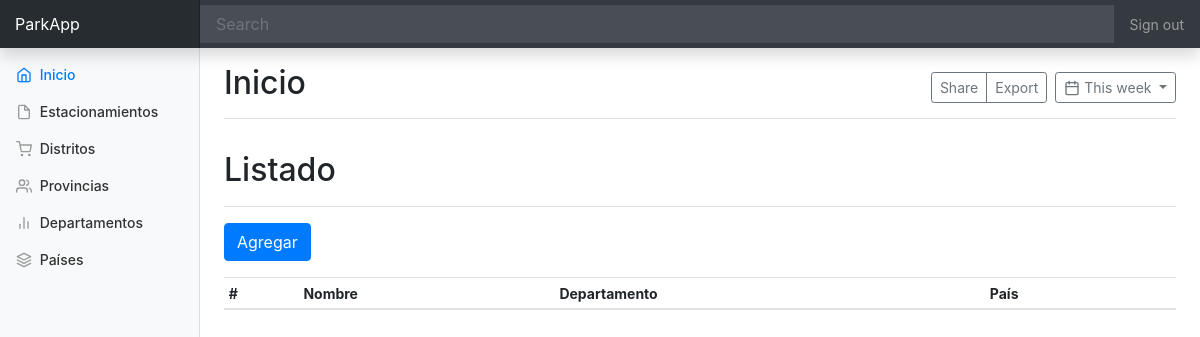
/provincia/list/, run on an earlier commit of the app's database.
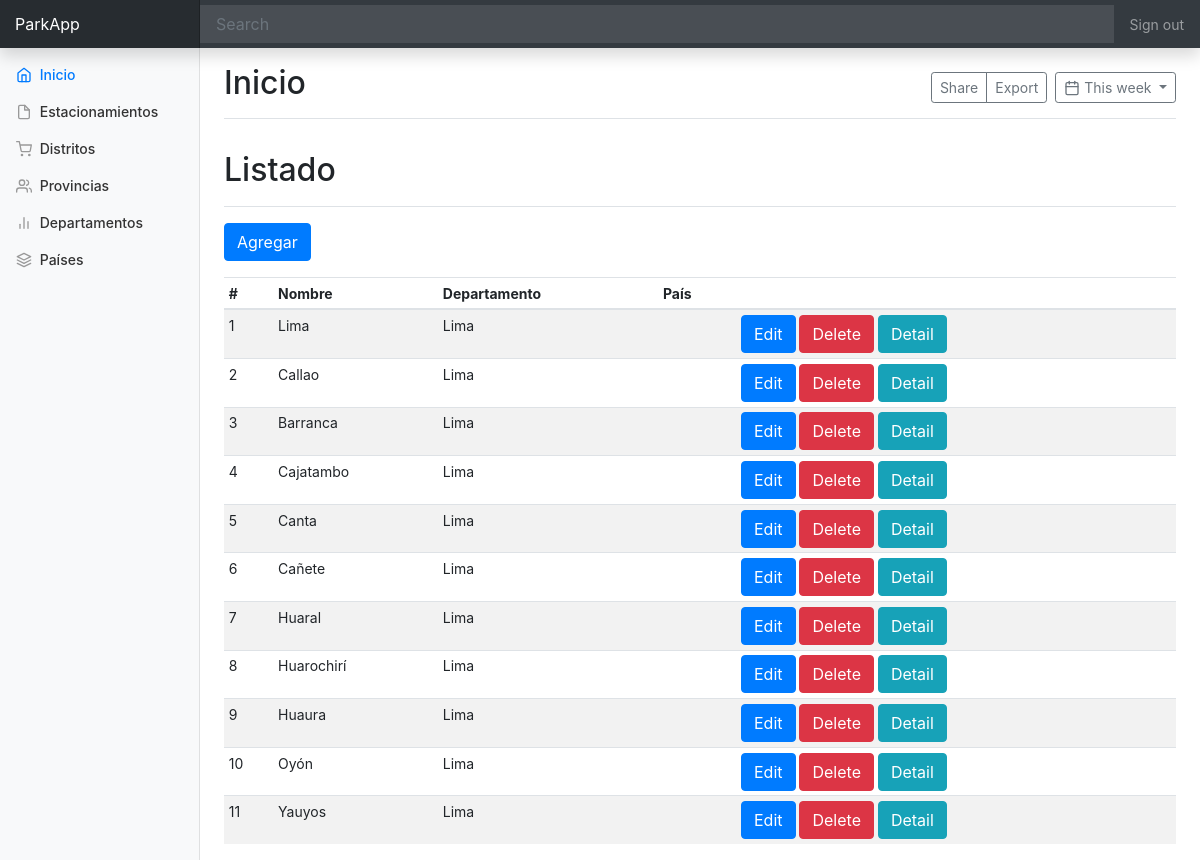
And on a later commit of the database.
### backoffice/models.py (models this page shows, shortened)
class Provincia(models.Model):
    nombre = models.CharField(max_length=50)
    departamento = models.ForeignKey(Departamento, on_delete=models.CASCADE)
    pais = models.ForeignKey(Pais, on_delete=models.CASCADE)

class Departamento(models.Model):
    nombre = models.CharField(max_length=50)
    pais = models.ForeignKey(Pais, on_delete=models.CASCADE)
    def __str__(self):
        return self.nombre

### backoffice/views.py (the view)
# urls.py: path('provincia/list/', provincia_list, name='provincia_list'),
def provincia_list(request):
    ctx = {'object_list': Provincia.objects.all()}
    return render(request, 'provincia/list.html', ctx)

### backoffice/templates/provincia/list.html
{% extends 'base.html' %}
{% block main %}
    <div class="d-flex justify-content-between flex-wrap flex-md-nowrap align-items-center pt-3 pb-2 mb-3 border-bottom">
        <h1 class="h2">Listado</h1>
    </div>
    <div class="form-group">
        <a class="btn btn-primary" href="{% url 'provincia_add' %}" role="button">Agregar</a>
    </div>
    <div class="table-responsive">
        <table class="table table-striped table-sm">
            <thead>
            <tr>
                <th>#</th>
                <th>Nombre</th>
                <th>Departamento</th>
                <th>País</th>
                <th></th>
            </tr>
            </thead>
            <tbody>
            {% for c in object_list %}
                <tr>
                    <td>{{ forloop.counter }}</td>
                    <td>{{ c.nombre }}</td>
                    <td>{{ c.departamento }}</td>
                    <td>{{ c.país }}</td>
                    <td>
                        <a class="btn btn-primary" href="{% url 'provincia_edit' c.id %}" role="button">Edit</a>
                        <a class="btn btn-danger" href="{% url 'provincia_delete' c.id %}" role="button">Delete</a>
                        <a class="btn btn-info" href="{% url 'provincia_detail' c.id %}" role="button">Detail</a>
                    </td>
                </tr>
            {% endfor %}
            </tbody>
        </table>
    </div>
{% endblock %}

### templates/base.html (shortened to what this page needs)
{% load static %}
<!doctype html>
<html lang="en">
  <head>
    <link href="{% static 'css/bootstrap.min.css' %}" rel="stylesheet">
    <link href="{% static 'css/dashboard.css' %}" rel="stylesheet">
  </head>
  <body>
    <nav class="navbar navbar-dark fixed-top bg-dark flex-md-nowrap p-0 shadow">
      <a class="navbar-brand col-sm-3 col-md-2 mr-0" href="#">ParkApp</a>
      <input class="form-control form-control-dark w-100" type="text" placeholder="Search" aria-label="Search">
      <ul class="navbar-nav px-3">
        <li class="nav-item text-nowrap">
          <a class="nav-link" href="#">Sign out</a>
        </li>
      </ul>
    </nav>
    <div class="container-fluid">
      <div class="row">
        <nav class="col-md-2 d-none d-md-block bg-light sidebar">
          <div class="sidebar-sticky">
            <ul class="nav flex-column">
              <li class="nav-item">
                <a class="nav-link active" href="{% url 'index' %}">
                  <span data-feather="home"></span>
                  Inicio <span class="sr-only">(current)</span>
                </a>
              </li>
              <li class="nav-item">
                <a class="nav-link" href="{% url 'estacionamiento_list' %}">
                  <span data-feather="file"></span>
                  Estacionamientos
                </a>
              </li>
              <li class="nav-item">
                <a class="nav-link" href="{% url 'distrito_list' %}">
                  <span data-feather="shopping-cart"></span>
                  Distritos
                </a>
              </li>
              <li class="nav-item">
                <a class="nav-link" href="{% url 'provincia_list' %}">
                  <span data-feather="users"></span>
                  Provincias
                </a>
              </li>
              <li class="nav-item">
                <a class="nav-link" href="{% url 'departamento_list' %}">
                  <span data-feather="bar-chart-2"></span>
                  Departamentos
                </a>
              </li>
              <li class="nav-item">
                <a class="nav-link" href="{% url 'pais_list' %}">
                  <span data-feather="layers"></span>
                  Países
                </a>
              </li>
            </ul>
          </div>
        </nav>
        <main role="main" class="col-md-9 ml-sm-auto col-lg-10 px-4">
          <div class="d-flex justify-content-between flex-wrap flex-md-nowrap align-items-center pt-3 pb-2 mb-3 border-bottom">
            <h1 class="h2">Inicio</h1>
            <div class="btn-toolbar mb-2 mb-md-0">
              <div class="btn-group mr-2">
                <button class="btn btn-sm btn-outline-secondary">Share</button>
                <button class="btn btn-sm btn-outline-secondary">Export</button>
              </div>
              <button class="btn btn-sm btn-outline-secondary dropdown-toggle">
                <span data-feather="calendar"></span>
                This week
              </button>
            </div>
          </div>
          {% block main %}
          {% endblock main %}
        </main>
      </div>
    </div>
  </body>
</html>

### templates/static/css/dashboard.css (style rules this page uses)
body { font-size: .875rem; }
.feather { width: 16px; height: 16px; vertical-align: text-bottom; }
.sidebar { position: fixed; top: 0; bottom: 0; left: 0; z-index: 100; padding: 48px 0 0; box-shadow: inset -1px 0 0 rgba(0, 0, 0, .1); }
.sidebar-sticky { position: relative; top: 0; height: calc(100vh - 48px); padding-top: .5rem; overflow-x: hidden; overflow-y: auto; }
.sidebar .nav-link { font-weight: 500; color: #333; }
.sidebar .nav-link .feather { margin-right: 4px; color: #999; }
.sidebar .nav-link.active { color: #007bff; }
.sidebar .nav-link:hover .feather, .sidebar .nav-link.active .feather { color: inherit; }
[role="main"] { padding-top: 48px; }
.navbar-brand { padding-top: .75rem; padding-bottom: .75rem; font-size: 1rem; background-color: rgba(0, 0, 0, .25); box-shadow: inset -1px 0 0 rgba(0, 0, 0, .25); }
.navbar .form-control { padding: .75rem 1rem; border-width: 0; border-radius: 0; }
.form-control-dark { color: #fff; background-color: rgba(255, 255, 255, .1); border-color: rgba(255, 255, 255, .1); }

What changed in the data, as far as the page shows it:
added Provincia: nombre "Lima", departamento "Lima"
added Provincia: nombre "Callao", departamento "Lima"
added Provincia: nombre "Barranca", departamento "Lima"
added Provincia: nombre "Cajatambo", departamento "Lima"
added Provincia: nombre "Canta", departamento "Lima"
added Provincia: nombre "Cañete", departamento "Lima"
added Provincia: nombre "Huaral", departamento "Lima"
added Provincia: nombre "Huarochirí", departamento "Lima"
added Provincia: nombre "Huaura", departamento "Lima"
added Provincia: nombre "Oyón", departamento "Lima"
added Provincia: nombre "Yauyos", departamento "Lima"
